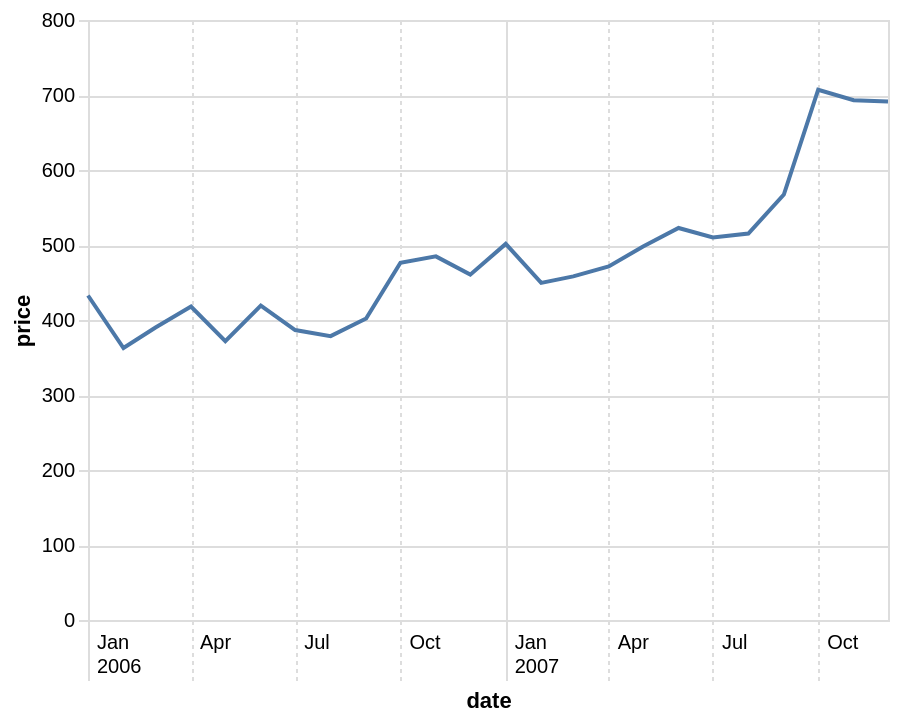

The Vega-Lite source for this figure:
### Vega-Lite specification from a JSON file in a GitHub repository (floating-point values rounded to 4 significant figures; data arrays with more than 128 entries replaced by an {"elided": "..."} marker saying what was removed)
{"$schema": "https://vega.github.io/schema/vega-lite/v4.json", "description": "Line chart with conditional axis ticks, labels, and grid.", "data": {"values": {"elided": "560 records"}}, "transform": [{"filter": "datum.symbol==='GOOG'"}, {"filter": {"field": "date", "timeUnit": "year", "range": [2006, 2007]}}], "width": 400, "mark": "line", "encoding": {"x": {"field": "date", "type": "temporal", "axis": {"tickCount": 8}}, "y": {"field": "price", "type": "quantitative"}}, "config": {"axis": {"domainColor": "#ddd", "tickColor": "#ddd"}, "axisX": {"labelAlign": "left", "labelExpr": "[timeFormat(datum.value, '%b'), timeFormat(datum.value, '%m') == '01' ? timeFormat(datum.value, '%Y') : '']", "labelPadding": -24, "labelOffset": 4, "tickSize": 30, "gridDash": {"condition": {"test": {"field": "value", "timeUnit": "monthdate", "equal": {"month": 1, "date": 1}}, "value": []}, "value": [2, 2]}, "tickDash": {"condition": {"test": {"field": "value", "timeUnit": "monthdate", "equal": {"month": 1, "date": 1}}, "value": []}, "value": [2, 2]}}}}
